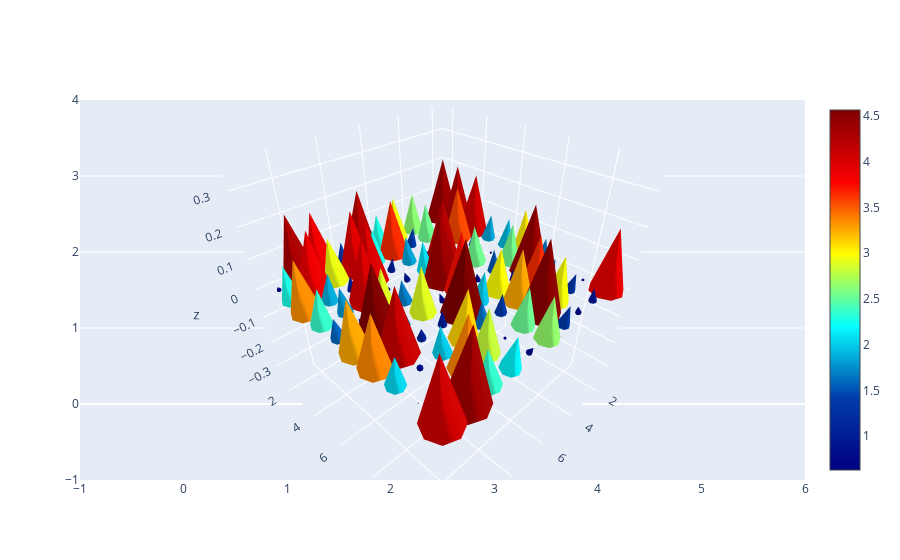

Source (notebook cell):
### Markdown cell above
## Try to use Plotly

### Code cell
import plotly.graph_objects as go
import numpy as np
import random
import pandas as pd
coord_array=[]
magnitude_Array=[] # [[,,] ,   [,,]]
base_dim=10 #Dimensions of 2D square testbed
for i in range(base_dim):
    for j in range(base_dim):
        coord_array.append([i+2,j+2,0])
for k in range(base_dim*base_dim):
    magnitude_Array.append([3*random.random(),3*random.random(),3*random.random()])
df=pd.DataFrame(coord_array)
df_=pd.DataFrame(magnitude_Array)



print(magnitude_Array,"\n",df[2])




figure=go.Figure(data=go.Cone(x=df[0],y=df[1],z=df[2],u=df_[0],v=df_[1],w=df_[2],sizemode="scaled",sizeref=2,anchor="tail",colorscale="Jet"))
figure.update_layout(
      scene=dict(domain_x=[0, 1],
                 camera_eye=dict(x=1, y=1, z=1)))

figure.show()
